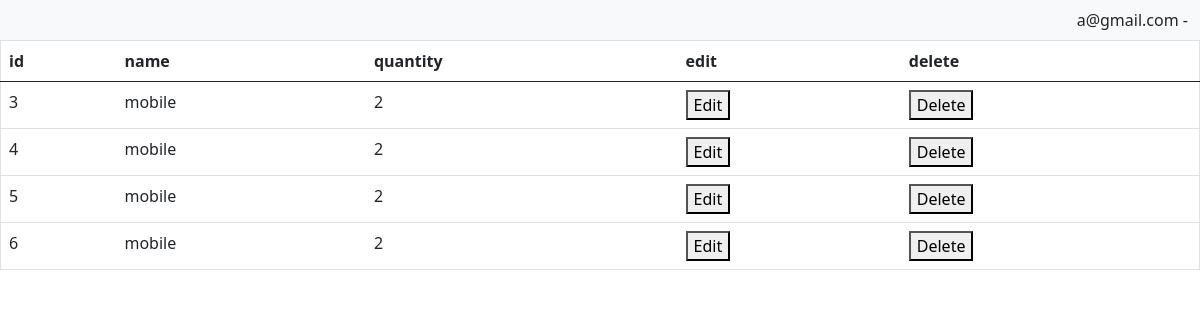
Screenshot of /items_list/ (signed in) with the database file from the repository.
### user_permissions/models.py (models this page shows, shortened)
class User(AbstractUser):
    username = models.CharField(max_length=150, blank=True, unique=False)
    email = models.EmailField(max_length=100, unique=True)
    role = models.CharField(max_length=10, choices=Role.choices())
    is_deleted = models.BooleanField(default=False)
    USERNAME_FIELD = 'email'
    REQUIRED_FIELDS = ['username']

class Manufacturer(models.Model):
    name = models.CharField(max_length=100)
    create_by = models.ForeignKey(User, on_delete=models.CASCADE, related_name="creat")
    create_at = models.DateTimeField(auto_now_add=True)
    update_by = models.ForeignKey(User, on_delete=models.CASCADE, related_name="update_by")
    update_at = models.DateTimeField(auto_now=True)
    quantity = models.IntegerField()

### user_permissions/views.py (the view)
# urls.py: path('items_list/',views.ItemsList.as_view(),name="items_list"),
class ItemsList(LoginRequiredMixin,ListView):
    login_url = 'login'
    model = Manufacturer
    template_name = 'items_list.html'
    context_object_name = 'items'

### templates/items_list.html (shortened to what this page needs)
{% include 'base.html' %}
<html>
    <body>
        <table class="table" align="center" border="1">
        <thead class="thead-dark">
            <tr>
                <th scope="col">id</th>
                <th scope="col">name</th>
                <th scope="col">quantity</th>
                <th scope="col">edit</th>
                <th scope="col">delete</th>
            </tr>
        </thead>
        {% for item in items %}
            <tr>
                <td>{{item.id}}</td>
                <td>{{item.name}}</td>
                <td>{{item.quantity}}</td>
                <td>
                <form method="GET" action="/user_edit/{{user_field.pk}}">
                        <button type="edit">Edit</button>
                </form></td>
                <td>
                    <form method="POST" action="/user_delete/{{user_field.pk}}">
                            <button type="submit">Delete</button>
                    </form></td>
        {% endfor %}
    </body>
</html>

### templates/base.html (shortened to what this page needs)
<!DOCTYPE html>
<html>
    <head>
        <link href="https://cdn.jsdelivr.net/npm/bootstrap@5.0.2/dist/css/bootstrap.min.css" rel="stylesheet">
    </head>
    <body>
        <nav class="navbar navbar-expand-lg navbar-light bg-light">
            <div class="container-fluid">
              <div class="collapse navbar-collapse" id="navbarSupportedContent">
                <ul class="navbar-nav me-auto mb-2 mb-lg-0">
                  <li class="nav-item">
                    <a class="nav-link disabled"></a>
                  </li>
                </ul>
                <form class="d-flex">
                    {% if request.user.is_authenticated %}
                    {{request.user.email}} - {{request.user.role}}
                    {% endif %}
                </form>
              </div>
            </div>
          </nav>
    </body>
</html>

### rows the page displays
User: user.email "a@gmail.com"
Manufacturer: id "3", name "mobile", quantity "2"
Manufacturer: id "4", name "mobile", quantity "2"
Manufacturer: id "5", name "mobile", quantity "2"
Manufacturer: id "6", name "mobile", quantity "2"
